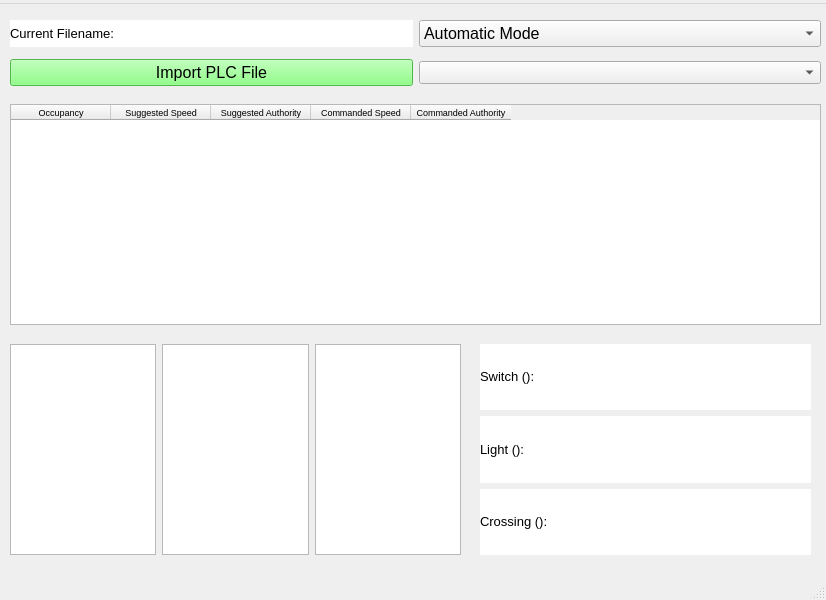
<?xml version="1.0" encoding="UTF-8"?>
<ui version="4.0">
 <class>MainWindow</class>
 <widget class="QMainWindow" name="MainWindow">
  <property name="geometry">
   <rect>
    <x>0</x>
    <y>0</y>
    <width>826</width>
    <height>600</height>
   </rect>
  </property>
  <property name="windowTitle">
   <string>Wayside Controller Module</string>
  </property>
  <widget class="QWidget" name="centralwidget">
   <widget class="QWidget" name="horizontalLayoutWidget">
    <property name="geometry">
     <rect>
      <x>10</x>
      <y>340</y>
      <width>451</width>
      <height>211</height>
     </rect>
    </property>
    <layout class="QHBoxLayout" name="horizontalLayout">
     <item>
      <widget class="QListWidget" name="switch_list"/>
     </item>
     <item>
      <widget class="QListWidget" name="crossing_list"/>
     </item>
     <item>
      <widget class="QListWidget" name="light_list"/>
     </item>
    </layout>
   </widget>
   <widget class="QWidget" name="gridLayoutWidget">
    <property name="geometry">
     <rect>
      <x>10</x>
      <y>10</y>
      <width>811</width>
      <height>80</height>
     </rect>
    </property>
    <layout class="QGridLayout" name="gridLayout">
     <item row="1" column="1">
      <widget class="QComboBox" name="controller_select_combo_box">
       <property name="font">
        <font>
         <pointsize>10</pointsize>
        </font>
       </property>
       <property name="maxVisibleItems">
        <number>10</number>
       </property>
      </widget>
     </item>
     <item row="1" column="0">
      <widget class="QPushButton" name="import_plc_button">
       <property name="font">
        <font>
         <pointsize>12</pointsize>
        </font>
       </property>
       <property name="styleSheet">
        <string notr="true">background-color: rgb(110, 255, 102);</string>
       </property>
       <property name="text">
        <string>Import PLC File</string>
       </property>
      </widget>
     </item>
     <item row="0" column="0">
      <widget class="QLabel" name="current_filename_label">
       <property name="font">
        <font>
         <pointsize>10</pointsize>
        </font>
       </property>
       <property name="styleSheet">
        <string notr="true">background-color: rgb(255, 255, 255);</string>
       </property>
       <property name="text">
        <string>Current Filename:</string>
       </property>
      </widget>
     </item>
     <item row="0" column="1">
      <widget class="QComboBox" name="mode_select_combo_box">
       <property name="font">
        <font>
         <pointsize>12</pointsize>
        </font>
       </property>
       <property name="layoutDirection">
        <enum>Qt::LeftToRight</enum>
       </property>
       <item>
        <property name="text">
         <string>Automatic Mode</string>
        </property>
       </item>
       <item>
        <property name="text">
         <string>Maintenance Mode</string>
        </property>
       </item>
      </widget>
     </item>
    </layout>
   </widget>
   <widget class="QWidget" name="verticalLayoutWidget">
    <property name="geometry">
     <rect>
      <x>480</x>
      <y>340</y>
      <width>331</width>
      <height>211</height>
     </rect>
    </property>
    <layout class="QVBoxLayout" name="verticalLayout">
     <item>
      <widget class="QLabel" name="switch_label">
       <property name="font">
        <font>
         <pointsize>10</pointsize>
        </font>
       </property>
       <property name="styleSheet">
        <string notr="true">background-color: rgb(255, 255, 255);</string>
       </property>
       <property name="text">
        <string>&lt;html&gt;&lt;head/&gt;&lt;body&gt;&lt;p&gt;Switch ():&lt;/p&gt;&lt;/body&gt;&lt;/html&gt;</string>
       </property>
      </widget>
     </item>
     <item>
      <widget class="QLabel" name="light_label">
       <property name="font">
        <font>
         <pointsize>10</pointsize>
        </font>
       </property>
       <property name="styleSheet">
        <string notr="true">background-color: rgb(255, 255, 255);</string>
       </property>
       <property name="text">
        <string>&lt;html&gt;&lt;head/&gt;&lt;body&gt;&lt;p&gt;Light ():&lt;/p&gt;&lt;/body&gt;&lt;/html&gt;</string>
       </property>
      </widget>
     </item>
     <item>
      <widget class="QLabel" name="crossing_label">
       <property name="font">
        <font>
         <pointsize>10</pointsize>
        </font>
       </property>
       <property name="styleSheet">
        <string notr="true">background-color: rgb(255, 255, 255);</string>
       </property>
       <property name="text">
        <string>&lt;html&gt;&lt;head/&gt;&lt;body&gt;&lt;p&gt;Crossing ():&lt;/p&gt;&lt;/body&gt;&lt;/html&gt;</string>
       </property>
      </widget>
     </item>
    </layout>
   </widget>
   <widget class="QTableWidget" name="block_table">
    <property name="geometry">
     <rect>
      <x>10</x>
      <y>100</y>
      <width>811</width>
      <height>221</height>
     </rect>
    </property>
    <property name="font">
     <font>
      <pointsize>7</pointsize>
     </font>
    </property>
    <property name="editTriggers">
     <set>QAbstractItemView::NoEditTriggers</set>
    </property>
    <column>
     <property name="text">
      <string>Occupancy</string>
     </property>
    </column>
    <column>
     <property name="text">
      <string>Suggested Speed</string>
     </property>
    </column>
    <column>
     <property name="text">
      <string>Suggested Authority</string>
     </property>
    </column>
    <column>
     <property name="text">
      <string>Commanded Speed</string>
     </property>
    </column>
    <column>
     <property name="text">
      <string>Commanded Authority</string>
     </property>
    </column>
   </widget>
  </widget>
  <widget class="QMenuBar" name="menubar">
   <property name="geometry">
    <rect>
     <x>0</x>
     <y>0</y>
     <width>826</width>
     <height>26</height>
    </rect>
   </property>
   <widget class="QMenu" name="menu_bar">
    <property name="title">
     <string/>
    </property>
   </widget>
   <addaction name="menu_bar"/>
  </widget>
  <widget class="QStatusBar" name="statusbar"/>
 </widget>
 <resources/>
 <connections/>
</ui>
